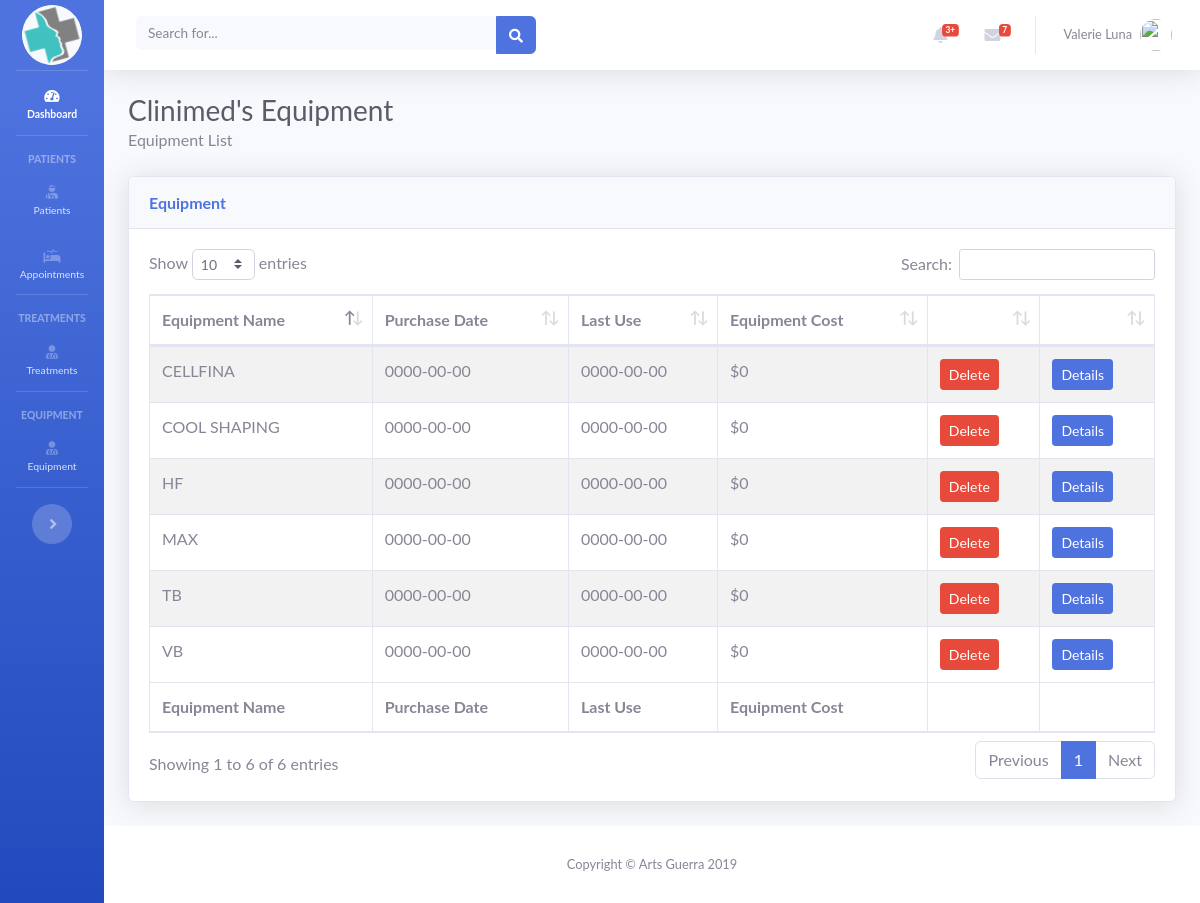
Page /LoginSystem/equipmentlist.php (signed in) on the committed database.
### tables this page shows
CREATE TABLE `equipment` (
  `equipmentId` int(11) NOT NULL AUTO_INCREMENT,
  `companyId` int(11) NOT NULL,
  `equipmentName` varchar(255) NOT NULL,
  `purchaseDate` date DEFAULT NULL,
  `lastuseDate` date DEFAULT NULL,
  `equipmentCost` int(10) NOT NULL DEFAULT '0',
  PRIMARY KEY (`equipmentId`,`companyId`)
);

### LoginSystem/equipmentlist.php (the view, shortened to what this page needs)
<?php
require "header.php";
?>
       <?php
       require 'includes/dbh.inc.php';
         $companyId = $_SESSION['companyId'];
         $sql = "SELECT * FROM equipment WHERE companyId = " . $companyId;
         $stmt = mysqli_stmt_init($conn);
       if(!mysqli_stmt_prepare($stmt,$sql))
           {
               header("Location: /equipmentlist.php?error=sqlerror");
               exit();
           }
       else
       {
       $result = mysqli_query($conn, $sql);
       if(isset($_SESSION['userId'])){
           echo '<div class="container-fluid">
           <h1 class="h3 mb-0 text-gray-800">'. ucwords($_SESSION['userUid'])."'s Equipment".'</h1>
           <p class="mb-4">Equipment List</p>';
           echo '<div class="card shadow mb-4">
             <div class="card-header py-3">
            <h6 class="m-0 font-weight-bold text-primary">Equipment</h6>
             </div>
             <div class="card-body">
               <div class="table-responsive">
                 <table class="table table-bordered table-striped" id="dataTable" width="100%" cellspacing="0">
                   <thead>
                     <tr>
                         <th>Equipment Name</th>
                         <th>Purchase Date</th>
                         <th>Last Use</th>
                         <th>Equipment Cost</th>
                         <th></th>
                         <th></th>
                     </tr>
                   </thead>
                   <tfoot>
                     <tr>
                     <th>Equipment Name</th>
                     <th>Purchase Date</th>
                     <th>Last Use</th>
                     <th>Equipment Cost</th>
                     <th></th>
                     <th></th>
                     </tr>
                   </tfoot><tbody>';
                   if(mysqli_num_rows($result) > 0)
                   {
                     while ($row = mysqli_fetch_assoc($result))
                     {
                       echo
                       "<tr>
                       <td>".$row["equipmentName"]."</td>
                       <td>".$row["purchaseDate"]. "</td>
                       <td>".$row["lastuseDate"]."</td>
                       <td>$".$row["equipmentCost"]."</td>
                       <td>".
                       '<form class = "client-delete" action="includes/patient-delete.inc.php" method="post">
                       <button class = "btn btn-danger btn-sm" type="submit" name="patient-delete">Delete</button>
                       <input type="hidden" name="patientid" value="'.$row["equipmentId"].' ">
                       </form>'
                       .
                       "</td>
                       <td>"
                       .'<form class = "client-details" action="includes/client-details.inc.php" method="post">
                       <button class = "btn btn-primary btn-sm" type="submit" name="patient-details">Details</button>
                       <input type="hidden" name="patientid" value="'.$row["equipmentId"].' ">
                       </form>'
                       ."</td></tr>";
                     }
                   }
                   else
                   {
                     echo "
                     <p> No results</p>";
                   }
               echo '</tbody></table>
               </div>
             </div>
           </div>
         </div>';
       }else
       {
         echo "Somethings wrong...";
       }
     }
 ?>
 <?php
 require "footer.php";
?>

### LoginSystem/header.php (shortened to what this page needs)
<!DOCTYPE html>
<html lang="en">
<head>
 <link href="vendor/bootstrap/css/bootstrap.min.css" rel="stylesheet">
  <link href="vendor/fontawesome-free/css/all.min.css" rel="stylesheet" type="text/css">
    <link href="vendor/simple-line-icons/css/simple-line-icons.css" rel="stylesheet" type="text/css">
  <link href="vendor/datatables/dataTables.bootstrap4.min.css" rel="stylesheet">
  <link href="css/sb-admin-2.min.css" rel="stylesheet">
  <link href="css/landing-page.min.css" rel="stylesheet">
  <link href="css/croppie.css" rel="stylesheet">
</head>
 <body>
 <?php
 require "navbar.php";
 ?>

### LoginSystem/navbar.php (shortened to what this page needs)
<body id="page-top">
  <div id="wrapper">
    <ul class="navbar-nav bg-gradient-primary sidebar sidebar-dark accordion toggled" id="accordionSidebar">
      <a class="sidebar-brand d-flex align-items-center justify-content-center" href="dashboard.php">
        <div class="sidebar-brand-icon rotate-n-15">
          <img class="rounded-circle logo-pic bg-light " src="img/clinimed.png" alt="">
        </div>
      </a>
      <hr class="sidebar-divider my-0">
      <li class="nav-item active">
        <a class="nav-link" href="dashboard.php">
          <i class="fas fa-fw fa-tachometer-alt"></i>
          <span>Dashboard</span></a>
      </li>
      <hr class="sidebar-divider">
      <div class="sidebar-heading">
        Patients
      </div>
      <li class="nav-item">
        <a class="nav-link collapsed" href="#" data-toggle="collapse" data-target="#collapseTwo" aria-expanded="true" aria-controls="collapseTwo">
          <i class="fas fa-fw fa-user-injured"></i>
          <span>Patients</span>
        </a>
      </li>
<li class="nav-item">
  <a class="nav-link collapsed" href="#" data-toggle="collapse" data-target="#collapseUtilities" aria-expanded="true" aria-controls="collapseUtilities">
    <i class="fas fa-fw fa-procedures"></i>
    <span>Appointments</span>
  </a>
</li>
<hr class="sidebar-divider">
<div class="sidebar-heading">
  Treatments
</div>
<li class="nav-item">
  <a class="nav-link collapsed" href="#" data-toggle="collapse" data-target="#collapsePages" aria-expanded="true" aria-controls="collapsePages">
    <i class="fas fa-fw fa-user-md"></i>
    <span>Treatments</span>
  </a>
</li>
<hr class="sidebar-divider">
<div class="sidebar-heading">
  Equipment
</div>
<li class="nav-item">
  <a class="nav-link collapsed" href="#" data-toggle="collapse" data-target="#collapseEquipment" aria-expanded="true" aria-controls="collapseEquipment">
    <i class="fas fa-fw fa-user-md"></i>
    <span>Equipment</span>
  </a>
</li>
      <hr class="sidebar-divider d-none d-md-block">
      <div class="text-center d-none d-md-inline">
        <button class="rounded-circle border-0" id="sidebarToggle"></button>
      </div>
    </ul>
    <div id="content-wrapper" class="d-flex flex-column">
      <div id="content">
        <nav class="navbar navbar-expand navbar-light bg-white topbar mb-4 static-top shadow">
          <form class="d-none d-sm-inline-block form-inline mr-auto ml-md-3 my-2 my-md-0 mw-100 navbar-search">
            <div class="input-group">
              <input type="text" class="form-control bg-light border-0 small" placeholder="Search for..." aria-label="Search" aria-describedby="basic-addon2">
              <div class="input-group-append">
                <button class="btn btn-primary" type="button">
                  <i class="fas fa-search fa-sm"></i>
                </button>
              </div>
            </div>
          </form>
          <ul class="navbar-nav ml-auto">
            <li class="nav-item dropdown no-arrow mx-1">
              <a class="nav-link dropdown-toggle" href="#" id="alertsDropdown" role="button" data-toggle="dropdown" aria-haspopup="true" aria-expanded="false">
                <i class="fas fa-bell fa-fw"></i>
                <span class="badge badge-danger badge-counter">3+</span>
              </a>
            </li>
            <li class="nav-item dropdown no-arrow mx-1">
              <a class="nav-link dropdown-toggle" href="#" id="messagesDropdown" role="button" data-toggle="dropdown" aria-haspopup="true" aria-expanded="false">
                <i class="fas fa-envelope fa-fw"></i>
                <span class="badge badge-danger badge-counter">7</span>
              </a>
            </li>
            <li class="nav-item dropdown no-arrow">
              <a class="nav-link dropdown-toggle" href="#" id="userDropdown" role="button" data-toggle="dropdown" aria-haspopup="true" aria-expanded="false">
                <span class="mr-2 d-none d-lg-inline text-gray-600 small">Valerie Luna</span>
                <img class="img-profile rounded-circle" src="https://source.unsplash.com/QAB-WJcbgJk/60x60">
              </a>
            </li>
          </ul>
        </nav>

### LoginSystem/footer.php (shortened to what this page needs)
</div>
<footer class="sticky-footer bg-white">
  <div class="container my-auto">
    <div class="copyright text-center my-auto">
      <span>Copyright &copy; Arts Guerra 2019</span>
    </div>
  </div>
</footer>
</div>
</div>
</body>
</html>

### rows in the picture
equipment: equipmentName "MAX", purchaseDate "0000-00-00", lastuseDate "0000-00-00", equipmentCost "0"
equipment: equipmentName "HF", purchaseDate "0000-00-00", lastuseDate "0000-00-00", equipmentCost "0"
equipment: equipmentName "CELLFINA", purchaseDate "0000-00-00", lastuseDate "0000-00-00", equipmentCost "0"
equipment: equipmentName "VB", purchaseDate "0000-00-00", lastuseDate "0000-00-00", equipmentCost "0"
equipment: equipmentName "TB", purchaseDate "0000-00-00", lastuseDate "0000-00-00", equipmentCost "0"
equipment: equipmentName "COOL SHAPING", purchaseDate "0000-00-00", lastuseDate "0000-00-00", equipmentCost "0"

### other values in the picture
$_SESSION['userUid'] "Clinimed"
